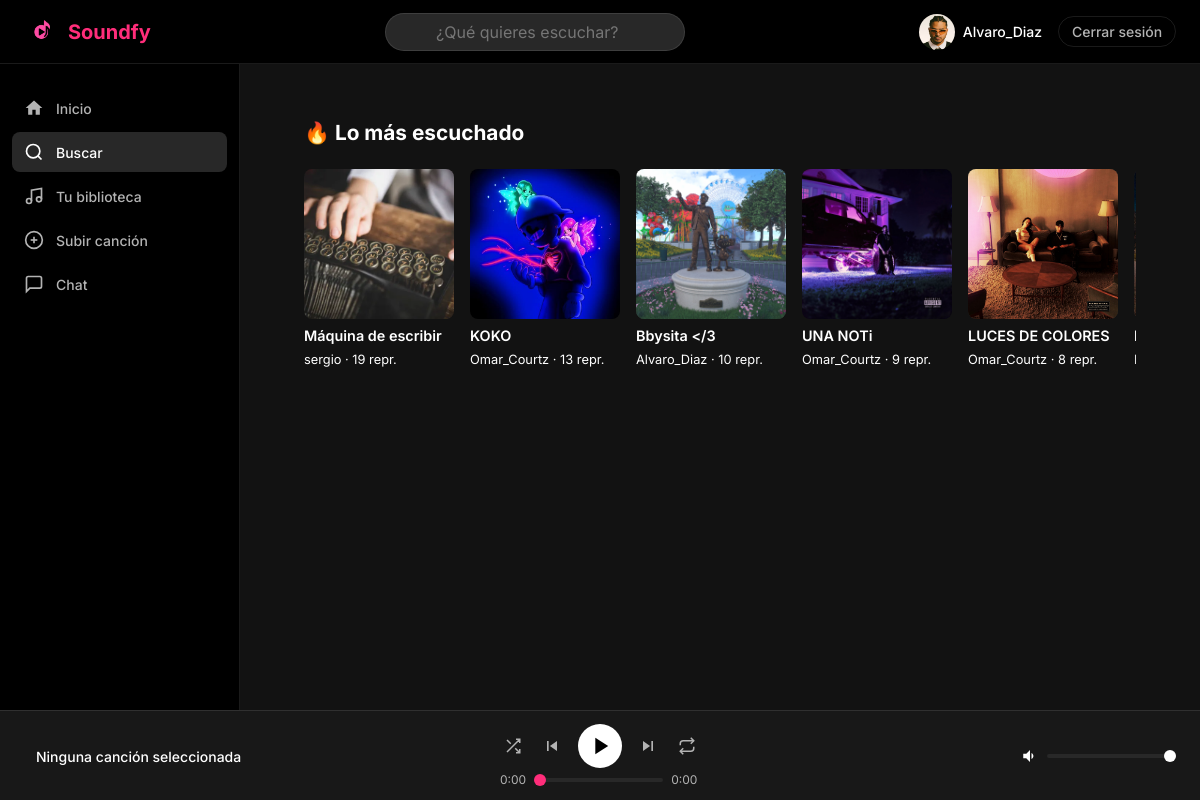
Page /buscar/ (signed in) on the committed database.
### users/models.py (models this page shows, shortened)
class Usuario(AbstractUser):
    foto_perfil = models.ImageField(
        upload_to='fotos_perfil/',
        null=True,
        blank=True
    )
    biografia = models.TextField(max_length=500, blank=True)
    fecha_nacimiento = models.DateField(null=True, blank=True)
    es_artista = models.BooleanField(default=False)
    seguidores = models.ManyToManyField(
        'self',
        symmetrical=False,
        related_name='siguiendo',
        blank=True
    )
    class Meta:
        verbose_name = 'Usuario'
        verbose_name_plural = 'Usuarios'

### music/models.py (models this page shows, shortened)
class Cancion(models.Model):
    titulo = models.CharField(max_length=200)
    artista = models.ForeignKey(
        Usuario,
        on_delete=models.CASCADE,
        related_name='canciones'
    )
    album = models.ForeignKey(
        Album,
        on_delete=models.SET_NULL,
        null=True,
        blank=True,
        related_name='canciones'
    )
    genero = models.ForeignKey(
        Genero,
        on_delete=models.SET_NULL,
        null=True,
        blank=True
    )
    archivo_audio = models.FileField(upload_to='canciones/')
    portada = models.ImageField(upload_to='portadas_canciones/', null=True, blank=True)
    duracion = models.PositiveIntegerField(help_text='Duración en segundos', default=0)
    reproducciones = models.PositiveIntegerField(default=0)
    fecha_subida = models.DateTimeField(auto_now_add=True)
    es_publica = models.BooleanField(default=True)
    class Meta:
        verbose_name = 'Canción'
        verbose_name_plural = 'Canciones'
        ordering = ['-fecha_subida']

### music/views.py (the view)
# urls.py: path('buscar/', views.vista_buscar, name='buscar'),
@login_required
def vista_buscar(request):
    consulta = request.GET.get('q', '').strip()
    canciones = []
    artistas = []
    trending = []
    if consulta:
        canciones = Cancion.objects.filter(
            titulo__icontains=consulta, es_publica=True
        ).select_related('artista')[:20]
        artistas = Usuario.objects.filter(
            username__icontains=consulta
        )[:10]
    else:
        trending = Cancion.objects.filter(
            es_publica=True
        ).select_related('artista').order_by('-reproducciones')[:20]
    return render(request, 'music/buscar.html', {
        'consulta': consulta,
        'canciones': canciones,
        'artistas': artistas,
        'trending': trending,
    })

### soundfy/context_processors.py (called while the page is built)
def google_analytics(request):
    return {
        'GA_MEASUREMENT_ID': settings.GA_MEASUREMENT_ID
    }

### templates/music/buscar.html (shortened to what this page needs)
{% extends 'base.html' %}
{% block contenido %}
<div class="inicio-wrapper">
    {% if consulta %}
        {% if canciones %}
        <section class="seccion-inicio">
            <h2 class="seccion-titulo">Canciones — "{{ consulta }}"</h2>
            <div class="cards-fila">
                {% for cancion in canciones %}
                <a href="{% url 'detalle_cancion' cancion.pk %}" class="card-cancion">
                    <div class="card-portada">
                        {% if cancion.portada %}
                            <img src="{{ cancion.portada.url }}" alt="{{ cancion.titulo }}">
                        {% else %}
                            <div class="card-portada-placeholder">♪</div>
                        {% endif %}
                    </div>
                    <p class="card-titulo">{{ cancion.titulo }}</p>
                    <p class="card-subtitulo">{{ cancion.artista.username }}</p>
                </a>
                {% endfor %}
            </div>
        </section>
        {% endif %}
        {% if artistas %}
        <section class="seccion-inicio">
            <h2 class="seccion-titulo">Artistas — "{{ consulta }}"</h2>
            <div class="cards-fila">
                {% for usuario in artistas %}
                <a href="/users/perfil/{{ usuario.username }}/" class="card-cancion card-artista">
                    <div class="card-portada card-portada-redonda">
                        {% if usuario.foto_perfil %}
                            <img src="{{ usuario.foto_perfil.url }}" alt="{{ usuario.username }}">
                        {% else %}
                            <div class="card-portada-placeholder">👤</div>
                        {% endif %}
                    </div>
                    <p class="card-titulo">{{ usuario.username }}</p>
                    <p class="card-subtitulo">Artista</p>
                </a>
                {% endfor %}
        </section>
        {% endif %}
        {% if not canciones and not artistas %}
        <section class="seccion-inicio">
            <p class="vacio-msg">No se encontraron resultados para "{{ consulta }}".</p>
        </section>
        {% endif %}
    {% else %}
        <section class="seccion-inicio">
            <h2 class="seccion-titulo">🔥 Lo más escuchado</h2>
            <div class="cards-fila">
                {% for cancion in trending %}
                <a href="{% url 'detalle_cancion' cancion.pk %}" class="card-cancion">
                    <div class="card-portada">
                        {% if cancion.portada %}
                            <img src="{{ cancion.portada.url }}" alt="{{ cancion.titulo }}">
                        {% else %}
                            <div class="card-portada-placeholder">♪</div>
                        {% endif %}
                    </div>
                    <p class="card-titulo">{{ cancion.titulo }}</p>
                    <p class="card-subtitulo">{{ cancion.artista.username }} · {{ cancion.reproducciones }} repr.</p>
                </a>
                {% empty %}
                <p class="vacio-msg">Aún no hay canciones en la plataforma.</p>
                {% endfor %}
            </div>
        </section>
    {% endif %}
</div>
{% endblock %}

### templates/partials/navbar.html (shortened to what this page needs)
{% load static %}
<nav class="navbar">
    {% load static %}
    <div class="navbar-logo">
        <a href="{% url 'inicio' %}">
            <img src="{% static 'img/logo.png' %}" alt="Soundfy" height="36">
            <span>Soundfy</span>
        </a>
    </div>
    <div class="navbar-busqueda">
        <div class="barra-busqueda-wrapper" style="position: relative;">
            <input
                type="search"
                id="buscador-global"
                class="barra-busqueda"
                placeholder="¿Qué quieres escuchar?"
                autocomplete="off"
            >
        </div>
    </div>
    <div class="navbar-usuario">
        <a href="{% url 'perfil' username=user.username %}">
            {% if user.foto_perfil %}
                <img src="{{ user.foto_perfil.url }}" alt="{{ user.username }}" class="avatar-pequeño">
            {% else %}
                <div class="avatar-pequeño avatar-placeholder">{{ user.username|first|upper }}</div>
            {% endif %}
            <span>{{ user.username }}</span>
        </a>
        <a href="{% url 'logout' %}" class="btn-logout">Cerrar sesión</a>
    </div>
</nav>

### static/css/estilos.css (style rules this page uses)
:root { --color-fondo: #121212; --color-superficie: #181818; --color-superficie-2: #282828; --color-borde: rgba(255, 255, 255, 0.1); --color-texto: #ffffff; --color-texto-muted: #b3b3b3; --color-primario: #FF2D7A; --color-primario-hover: #ff4d8f; --color-peligro: #e91429; --fuente-principal: 'Inter', sans-serif; --altura-navbar: 64px; --anchura-sidebar: 240px; --altura-reproductor: 90px; --radio-sm: 4px; --radio-md: 8px; --radio-lg: 12px; --radio-full: 9999px; }
*, *::before, *::after { box-sizing: border-box; margin: 0; padding: 0; }
html { font-size: 16px; scroll-behavior: smooth; }
body { font-family: var(--fuente-principal); background-color: var(--color-fondo); color: var(--color-texto); min-height: 100dvh; -webkit-font-smoothing: antialiased; }
img { display: block; max-width: 100%; }
a { color: inherit; text-decoration: none; }
input, textarea, select { font: inherit; color: inherit; }
body:has(.navbar) { display: grid; grid-template-areas: "navbar navbar" "sidebar contenido" "reproductor reproductor"; grid-template-rows: var(--altura-navbar) 1fr var(--altura-reproductor); grid-template-columns: var(--anchura-sidebar) 1fr; height: 100dvh; overflow: hidden; }
.navbar { grid-area: navbar; display: flex; align-items: center; justify-content: space-between; padding: 0 1.5rem; background: #000; border-bottom: 1px solid var(--color-borde); z-index: 100; }
.navbar-logo a { display: flex; align-items: center; gap: 0.5rem; font-size: 1.25rem; font-weight: 700; color: var(--color-primario); }
.navbar-busqueda input { background: var(--color-superficie-2); border: 1px solid var(--color-borde); border-radius: var(--radio-full); padding: 0.5rem 1rem; width: 300px; color: var(--color-texto); transition: border-color 180ms ease; text-align: center; }
.navbar-usuario { display: flex; align-items: center; gap: 1rem; }
.avatar-pequeño { width: 36px; height: 36px; border-radius: var(--radio-full); object-fit: cover; }
.navbar-usuario a { display: flex; align-items: center; gap: 0.5rem; font-size: 0.875rem; font-weight: 500; transition: color 180ms ease; }
.btn-logout { font-size: 0.8rem; color: var(--color-texto-muted) !important; padding: 0.4rem 0.8rem; border: 1px solid var(--color-borde); border-radius: var(--radio-full); transition: all 180ms ease !important; }
h2 { font-size: 1.5rem; font-weight: 700; margin-bottom: 0.5rem; }
.barra-busqueda-wrapper { position: relative; }
.inicio-wrapper { padding: 24px 32px; display: flex; flex-direction: column; gap: 40px; }
.seccion-inicio { display: flex; flex-direction: column; gap: 16px; }
.seccion-titulo { font-size: 1.3rem; font-weight: 700; color: var(--texto-principal); }
.cards-fila { display: flex; gap: 16px; overflow-x: auto; padding-bottom: 8px; scrollbar-width: thin; }
.card-cancion { display: flex; flex-direction: column; gap: 8px; min-width: 150px; max-width: 150px; text-decoration: none; cursor: pointer; transition: transform 0.2s; }
.card-portada { width: 150px; height: 150px; border-radius: 8px; overflow: hidden; background: #2a2a2a; }
.card-portada img { width: 100%; height: 100%; object-fit: cover; }
.card-titulo { font-size: 0.9rem; font-weight: 600; color: var(--texto-principal); white-space: nowrap; overflow: hidden; text-overflow: ellipsis; }
.card-subtitulo { font-size: 0.8rem; color: var(--texto-secundario); }
.cards-fila { overflow-x: auto; scrollbar-width: none; -ms-overflow-style: none; }

### static/css/mobile.css (style rules this page uses)
html, body { max-width: 100vw; overflow-x: hidden; }

### rows in the picture
Usuario: foto_perfil (picture), username "Alvaro_Diaz"
Cancion: portada (picture), titulo "Máquina de escribir", artista.username "sergio", reproducciones "19"
Cancion: portada (picture), titulo "KOKO", artista.username "Omar_Courtz", reproducciones "13"
Cancion: portada (picture), titulo "Bbysita </3", artista.username "Alvaro_Diaz", reproducciones "10"
Cancion: portada (picture), titulo "UNA NOTi", artista.username "Omar_Courtz", reproducciones "9"
Cancion: portada (picture), titulo "LUCES DE COLORES", artista.username "Omar_Courtz", reproducciones "8"
Cancion: portada (picture)
